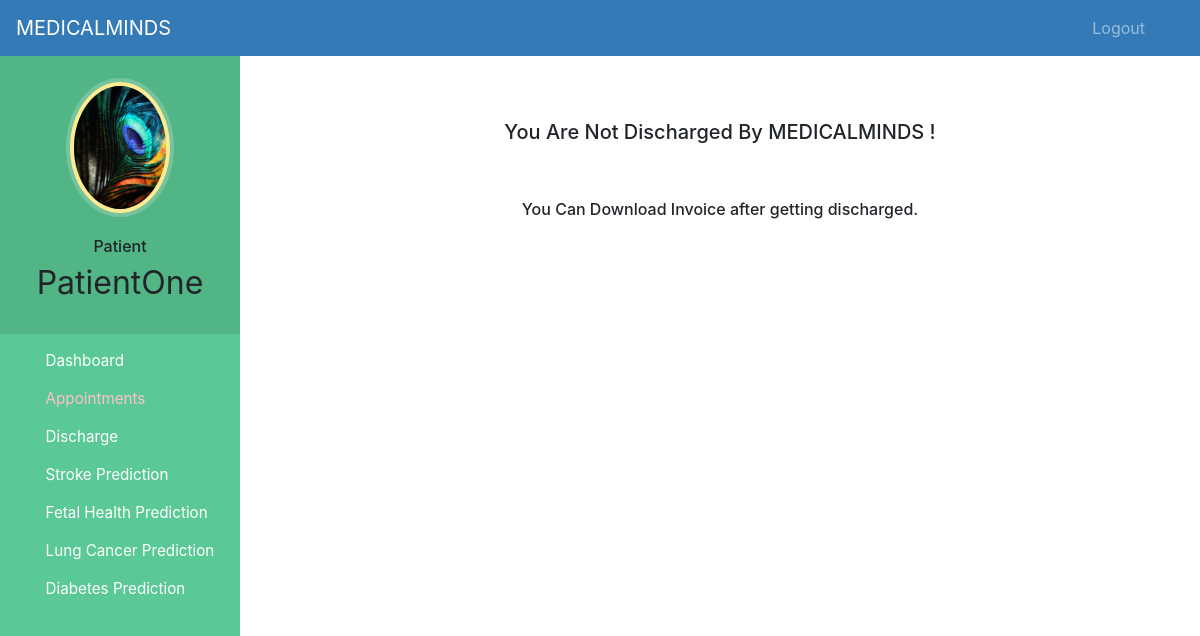
The app's page /patient-discharge (signed in), older data.
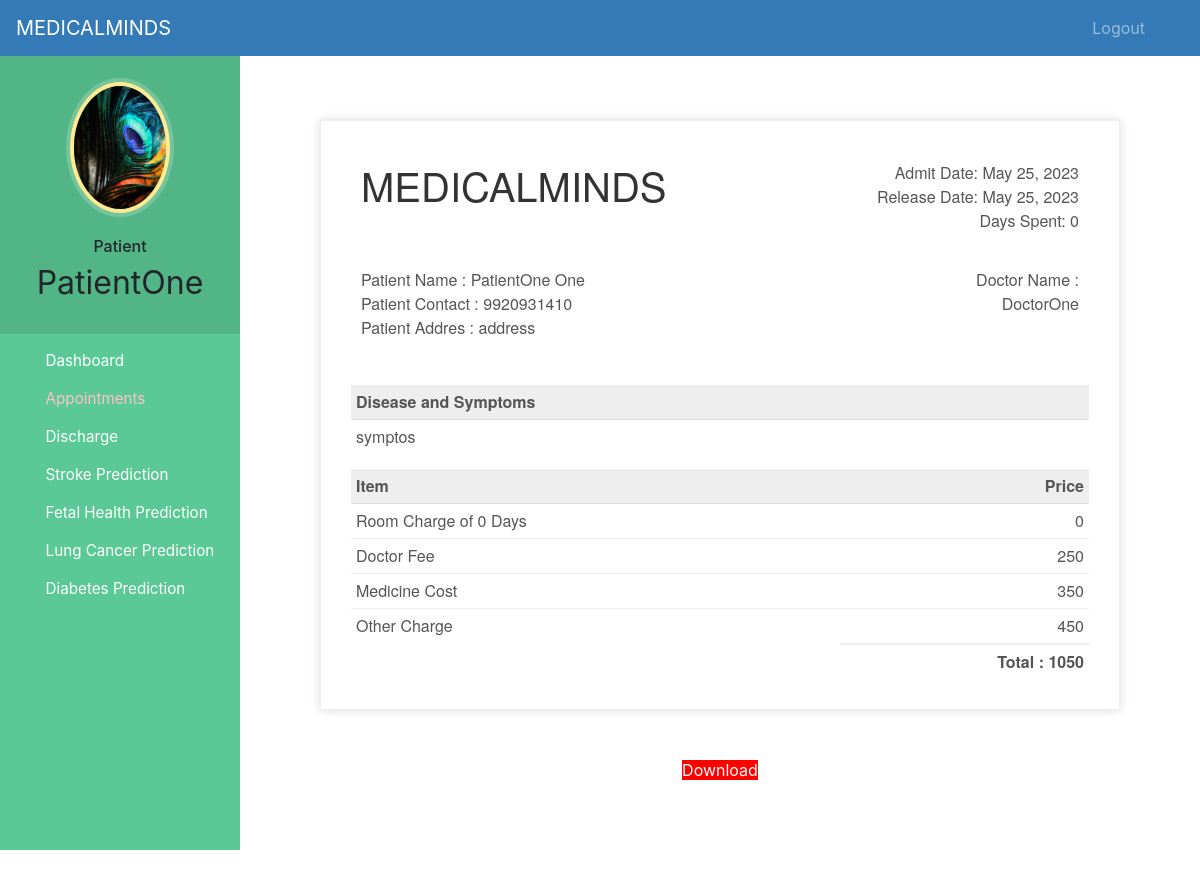
The same page, newer data.
### hospital/models.py (models this page shows, shortened)
class Patient(models.Model):
    user=models.OneToOneField(User,on_delete=models.CASCADE)
    profile_pic= models.ImageField(upload_to='profile_pic/PatientProfilePic/',null=True,blank=True)
    address = models.CharField(max_length=40)
    mobile = models.CharField(max_length=20,null=False)
    symptoms = models.CharField(max_length=100,null=False)
    assignedDoctorId = models.PositiveIntegerField(null=True)
    admitDate=models.DateField(auto_now=True)
    status=models.BooleanField(default=False)
    @property
    def get_name(self):
        return self.user.first_name+" "+self.user.last_name
    def __str__(self):
        return self.user.first_name+" ("+self.symptoms+")"

class PatientDischargeDetails(models.Model):
    patientId=models.PositiveIntegerField(null=True)
    patientName=models.CharField(max_length=40)
    assignedDoctorName=models.CharField(max_length=40)
    address = models.CharField(max_length=40)
    mobile = models.CharField(max_length=20,null=True)
    symptoms = models.CharField(max_length=100,null=True)
    admitDate=models.DateField(null=False)
    releaseDate=models.DateField(null=False)
    daySpent=models.PositiveIntegerField(null=False)
    roomCharge=models.PositiveIntegerField(null=False)
    medicineCost=models.PositiveIntegerField(null=False)
    doctorFee=models.PositiveIntegerField(null=False)
    OtherCharge=models.PositiveIntegerField(null=False)
    total=models.PositiveIntegerField(null=False)

### hospital/views.py (the view)
# urls.py: path('patient-discharge', views.patient_discharge_view,name='patient-discharge'),
@login_required(login_url='patientlogin')
@user_passes_test(is_patient)
def patient_discharge_view(request):
    patient=models.Patient.objects.get(user_id=request.user.id) #for profile picture of patient in sidebar
    dischargeDetails=models.PatientDischargeDetails.objects.all().filter(patientId=patient.id).order_by('-id')[:1]
    patientDict=None
    if dischargeDetails:
        patientDict ={
        'is_discharged':True,
        'patient':patient,
        'patientId':patient.id,
        'patientName':patient.get_name,
        'assignedDoctorName':dischargeDetails[0].assignedDoctorName,
        'address':patient.address,
        'mobile':patient.mobile,
        'symptoms':patient.symptoms,
        'admitDate':patient.admitDate,
        'releaseDate':dischargeDetails[0].releaseDate,
        'daySpent':dischargeDetails[0].daySpent,
        'medicineCost':dischargeDetails[0].medicineCost,
        'roomCharge':dischargeDetails[0].roomCharge,
        'doctorFee':dischargeDetails[0].doctorFee,
        'OtherCharge':dischargeDetails[0].OtherCharge,
        'total':dischargeDetails[0].total,
        }
        print(patientDict)
    else:
        patientDict={
            'is_discharged':False,
            'patient':patient,
            'patientId':request.user.id,
        }
    return render(request,'hospital/patient_discharge.html',context=patientDict)

### hospital/views.py (called while the page is built)
def is_patient(user):
    return user.groups.filter(name='PATIENT').exists()

### templates/hospital/patient_discharge.html (shortened to what this page needs)
{% extends 'hospital/patient_base.html' %} {% load static %} {% block content %}
<head>
</head>
<br /><br /><br />
{%if is_discharged%}
<div class="invoice-box">
	<table cellpadding="0" cellspacing="0">
		<tr class="top">
			<td colspan="2">
				<table>
					<tr>
						<td class="title">
							<h1>MEDICALMINDS</h1>
						</td>
						<td>
							Admit Date: {{admitDate}}<br />
							Release Date: {{releaseDate}}<br />
							Days Spent: {{daySpent}}
						</td>
					</tr>
				</table>
			</td>
		</tr>
		<tr class="information">
			<td colspan="2">
				<table>
					<tr>
						<td>
							Patient Name : {{patientName}}<br />
							Patient Contact : {{mobile}}<br />
							Patient Addres : {{address}}<br />
						</td>
						<td>
							Doctor Name :<br />
							{{assignedDoctorName}}<br />
						</td>
					</tr>
				</table>
			</td>
		</tr>
		<tr class="heading">
			<td>Disease and Symptoms</td>
			<td></td>
		</tr>
		<tr class="details">
			<td>{{symptoms}}</td>
		</tr>
		<tr class="heading">
			<td>Item</td>
			<td>Price</td>
		</tr>
		<tr class="item">
			<td>Room Charge of {{daySpent}} Days</td>
			<td>{{roomCharge}}</td>
		</tr>
		<tr class="item">
			<td>Doctor Fee</td>
			<td>{{doctorFee}}</td>
		</tr>
		<tr class="item">
			<td>Medicine Cost</td>
			<td>{{medicineCost}}</td>
		</tr>
		<tr class="item last">
			<td>Other Charge</td>
			<td>{{OtherCharge}}</td>
		</tr>
		<tr class="total">
			<td></td>
			<td>Total : {{total}}</td>
		</tr>
	</table>
</div>
<br /><br />
<div class="download">
	<a
		style="background: red; width: 500px"
		href="{% url 'download-pdf' patientId  %}"
		>Download</a
	>
</div>
{% else %}
<h5 style="text-align: center">You Are Not Discharged By MEDICALMINDS !</h5>
<br /><br />
<h6 style="text-align: center">
	You Can Download Invoice after getting discharged.
</h6>
{% endif %}
<br /><br /><br /><br /><br /><br /><br /><br />
{% endblock content %}

### templates/hospital/patient_base.html (shortened to what this page needs)
<!DOCTYPE html>
{% load static %}
<html lang="en">
	<head>
		<link
			rel="stylesheet"
			href="https://stackpath.bootstrapcdn.com/bootstrap/4.3.1/css/bootstrap.min.css"
		/>
		<link
			rel="stylesheet"
			href="https://maxcdn.bootstrapcdn.com/font-awesome/4.7.0/css/font-awesome.min.css"
		/>
	</head>
	<body>
		<nav class="menu" tabindex="0">
			<header class="avatar">
				<img src="{% static patient.profile_pic.url %}" alt="Profile Pic" />
				<br /><br />
				<h6>Patient</h6>
				<h2>{{request.user.first_name}}</h2>
			</header>
			<ul>
				<li tabindex="0" class="icon-dashboard">
					<a
						style="color: white; text-decoration: none"
						href="/patient-dashboard"
						><span>Dashboard</span></a
					>
				</li>
				<li tabindex="0" class="icon-calendar">
					<a style="color: pink; text-decoration: none" href="/patient-appointment"><span>Appointments</span></a>
				</li>
				<li tabindex="0" class="icon-users">
					<a style="color: white; text-decoration: none" href="/patient-discharge"><span>Discharge</span></a>
				</li>
				<li tabindex="0" class="icon-users">
					<a style="color: white; text-decoration: none" href="/stroke-prediction"><span>Stroke Prediction</span></a>
				</li>
				<li tabindex="0" class="icon-users">
					<a style="color: white; text-decoration: none" href="/fetal-health-prediction"><span>Fetal Health Prediction</span></a>
				</li>
				<li tabindex="0" class="icon-users">
					<a style="color: white; text-decoration: none" href="/lung-cancer-prediction"><span>Lung Cancer Prediction</span></a>
				</li>
				<li tabindex="0" class="icon-users">
					<a style="color: white; text-decoration: none" href="/diabetes-prediction"><span>Diabetes Prediction</span></a>
				</li>
			</ul>
		</nav>
		<main>
			<div class="bs-example">
				<nav
					class="navbar navbar-expand-md navbar-dark fixed-top"
					style="background: #337ab7"
				>
					<a href="/patient-dashboard" class="navbar-brand">MEDICALMINDS</a>
					<div
						class="collapse navbar-collapse justify-content-between"
						id="navbarCollapse"
					>
						<div class="navbar-nav" style="margin-left: 90%">
							<a href="/logout" class="nav-item nav-link">Logout</a>
						</div>
					</div>
				</nav>
			</div>
			<br /><br />
			{% block content %} {% endblock content %}
		</main>
	</body>
</html>

### templates/hospital/patient_base.html (style rules this page uses)
a:link { text-decoration: none; }
a { color: white; }
body { padding-left: 240px; }
main { position: relative; height: 100vh; }
.menu { background: #5bc995; height: 100vh; width: 240px; position: fixed; top: 0px; left: 0; z-index: 5; outline: none; }
.menu .avatar { background: rgba(0, 0, 0, 0.1); padding: 2em 0.5em; text-align: center; }
.menu .avatar img { width: 100px; border-radius: 50%; overflow: hidden; border: 4px solid #ffea92; box-shadow: 0 0 0 4px rgba(255, 255, 255, 0.2); }
.menu .avatar h2 { font-weight: normal; margin-bottom: 0; }
.menu ul { list-style: none; padding: 0.5em 0; margin: 0; }
.menu ul li { padding: 0.5em 1em 0.5em 3em; font-size: 0.95em; font-weight: regular; background-repeat: no-repeat; background-position: left 15px center; background-size: auto 20px; transition: all 0.15s linear; cursor: pointer; }
.menu ul li.icon-dashboard { background-image: url("http://www.entypo.com/images//gauge.svg"); }
.menu ul li.icon-users { background-image: url("http://www.entypo.com/images//users.svg"); }
.menu ul li.icon-calendar { background-image: url("http://www.entypo.com/images//calendar.svg"); }

### templates/hospital/patient_discharge.html (style rules this page uses)
.invoice-box { max-width: 800px; margin: auto; padding: 30px; border: 1px solid #eee; box-shadow: 0 0 10px rgba(0, 0, 0, 0.15); font-size: 16px; line-height: 24px; font-family: "Helvetica Neue", "Helvetica", Helvetica, Arial, sans-serif; color: #555; }
.invoice-box table { width: 100%; line-height: inherit; text-align: left; }
.invoice-box table td { padding: 5px; vertical-align: top; }
.invoice-box table tr td:nth-child(2) { text-align: right; }
.invoice-box table tr.top table td { padding-bottom: 20px; }
.invoice-box table tr.top table td.title { font-size: 45px; line-height: 45px; color: #333; }
.invoice-box table tr.information table td { padding-bottom: 40px; }
.invoice-box table tr.heading td { background: #eee; border-bottom: 1px solid #ddd; font-weight: bold; }
.invoice-box table tr.details td { padding-bottom: 20px; }
.invoice-box table tr.item td { border-bottom: 1px solid #eee; }
.invoice-box table tr.item.last td { border-bottom: none; }
.invoice-box table tr.total td:nth-child(2) { border-top: 2px solid #eee; font-weight: bold; }
.menu { top: 50px; }
.download { text-align: center; display: block; }

Row changes from the older to the newer data that the page shows:
changed Patient: admitDate (not shown) → "May 25, 2023"; mobile (not shown) → "9920931410"; address (not shown) → "address"; symptoms (not shown) → "symptos"
added PatientDischargeDetails: releaseDate "May 25, 2023", patientName "PatientOne One", assignedDoctorName "DoctorOne"
Text that changed along with them:
{{ daySpent }}: (not shown) → "0"
{{ roomCharge }}: (not shown) → "0"
{{ doctorFee }}: (not shown) → "250"
{{ medicineCost }}: (not shown) → "350"
{{ OtherCharge }}: (not shown) → "450"
{{ total }}: (not shown) → "1050"
text no longer shown: "You Are Not Discharged By MEDICALMINDS ! You Can Download Invoice after getting discharged."
text now shown: "MEDICALMINDS Admit Date: Release Date: Days Spent: Patient Name : Patient Contact : Patient Addres : Doctor Name : Disease and Symptoms Item Price Room Charge of Days Doctor Fee Medicine Cost Other Charge Total : Download"
